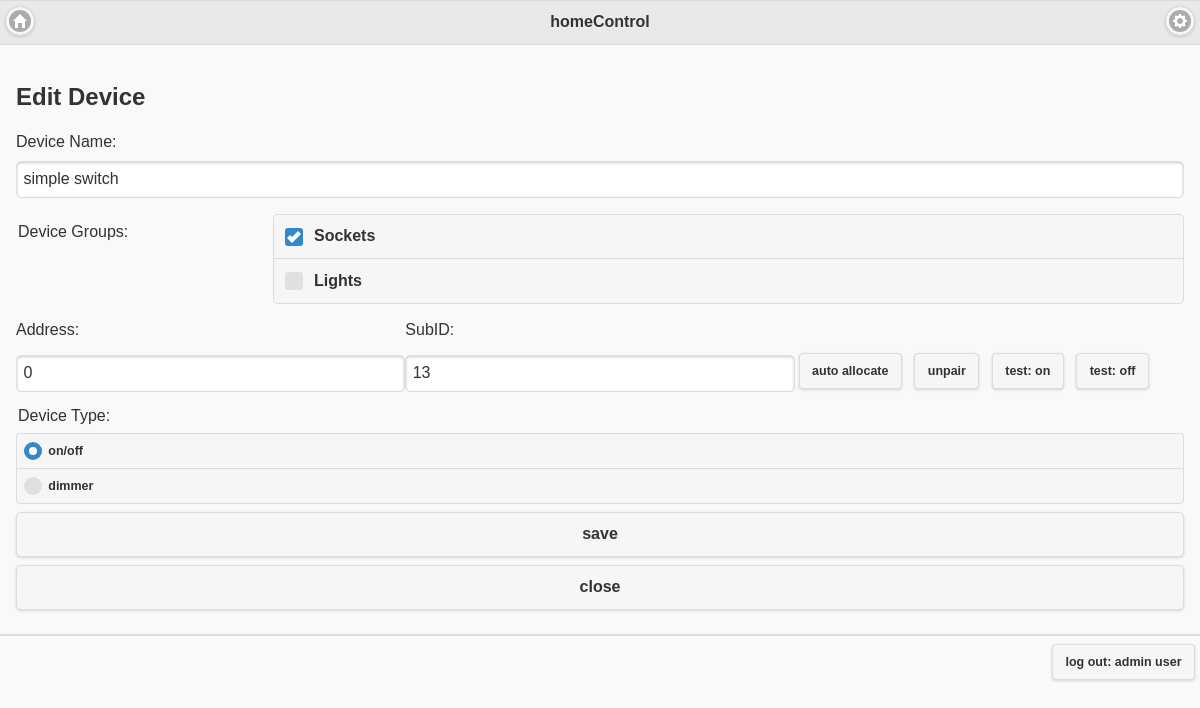
Page /edit/device/1 (signed in) on the earlier database version.
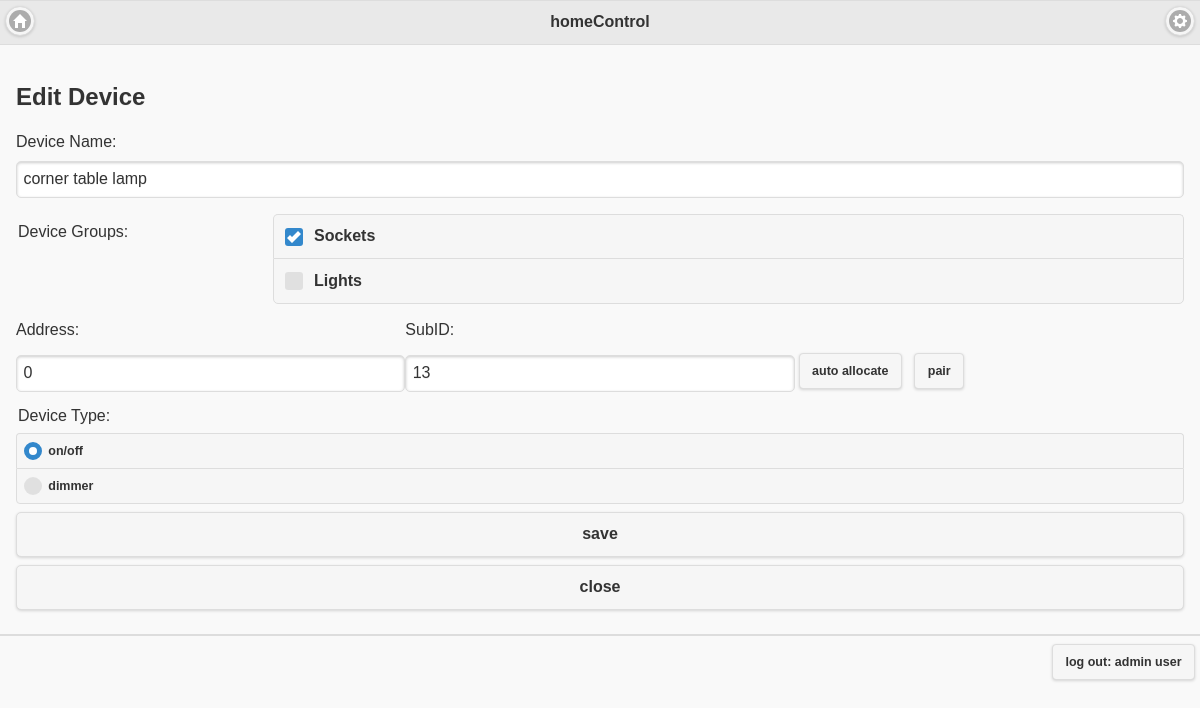
Same page on the later database version.
### tables this page shows
CREATE TABLE devices (
    device_id integer primary key autoincrement,
    devicename text not null,
    deviceaddress integer not null,
    devicesubid int not null,
    paired int not null,
    devicetype text not null
);

CREATE TABLE devicegroups (
    devicegroup_id integer primary key autoincrement,
    devicegroupname text not null
);

CREATE TABLE users (
    user_id integer primary key autoincrement,
    user_name text not null,
    password text not null,
    first_name text not null,
    last_name text not null,
    user_group_id integer
);

### homecontrol.py (the view)
@app.route('/edit/<item>/<id>')
def edit(item, id):
    if isloggedin() == True:
        db = get_db()
        uf = userfactory.Userfactory()
        user = uf.getuser(db, session['currentuserid'])
        item = item.lower()
        if item == 'room':
            rgf = roomgroupfactory.Roomgroupfactory()
            roomgroups = rgf.getroomgroups(db)
            rf = roomfactory.RoomFactory()
            room = rf.get_room(db, id)
            df = devicefactory.DeviceFactory()
            available_devices = df.get_available_devices(db, room)
            return render_template('addroom.html', user=user, roomgroups=roomgroups, room=room,
                                   available_devices=available_devices)
        elif item == 'roomgroup':
            pass
        elif item == 'device':
            dgf = devicegroupfactory.DeviceGroupFactory()
            devicegroups = dgf.get_devicegroups(db)
            df = devicefactory.DeviceFactory()
            device = df.get_device(db, id)
            return render_template('addeditdevice.html', user=user, devicegroups=devicegroups, device=device)
        elif item == 'user':
            pass
    else:
        error = 'Not authorised'
        return render_template('home.html', error=error)

### device.py (called while the page is built)
    def is_member_of_devicegroup(self, devicegroupid):
        r = False
        for devicegroup in self.devicegroups:
            if devicegroupid == devicegroup.devicegroupid:
                r = True
                break
        return r

### devicegroupfactory.py (called while the page is built)
    def get_devicegroups(self, db):
        cur = db.execute('select * from devicegroups')
        devicegroups = cur.fetchall()
        l = []
        for row in devicegroups:
            dg = devicegroup.DeviceGroup(row['devicegroup_id'], row['devicegroupname'])
            l.append(dg)
        return l

### homecontrol.py (called while the page is built)
def connect_db():
    rv = sqlite3.connect(app.config['DATABASE'])
    rv.row_factory = sqlite3.Row
    return rv

def get_db():
    if not hasattr(g, 'sqlite_db'):
        g.sqlite_db = connect_db()
    return g.sqlite_db

@app.context_processor
def utility_processor():
    def jqm_url(method):
        return getjqm_url(method)
    return dict(jqm_url=jqm_url)

def getjqm_url(method):
    r = url_for(method)
    r = r + '?l=' + str(random.random())
    return r

def isloggedin():
    lin = None
    if 'currentuserid' in session:
        lin = True
    else:
        lin = False
    return lin

### userfactory.py (called while the page is built)
    def getuser(self, db, userid):
        cur = db.execute('select user_id, user_name, password, first_name, last_name, user_group_id from users where user_id = ?',[userid])
        usrs = cur.fetchall()
        usr = usrs[0]
        return user.User( usr['user_id'], usr['user_name'],usr['password'], usr['first_name'], usr['last_name'],usr['user_group_id'] )

### templates/addeditdevice.html (shortened to what this page needs)
{% extends "layout.html" %}
{% block body %}
{% if device is none %}
<h2>Add Device</h2>
{% else %}
<h2>Edit Device</h2>
{% endif %}
<form action="{{ url_for('save' , item='device' )}}" method=post>
    <label for="name">Device Name:</label>
    <input type="text" name="name" id="name" value="{{ device.name }}">
    <div class="ui-field-contain">
        <fieldset data-role="controlgroup">
            <legend>Device Groups:</legend>
            {% for devicegroup in devicegroups %}
            <label for="checkbox_{{ devicegroup.devicegroupid }}">{{ devicegroup.name }}</label>
            {% else %}
            <li><em>Unbelievable. No device groups found so far</em>
                {% endfor %}
        </fieldset>
    </div>
    <div class="ui-grid-b">
        <div class="ui-block-a">
            <label for="address">Address:</label></div>
        <div class="ui-block-b"><label for="subid">SubID:</label></div>
        <div class="ui-block-c"></div>
        <div class="ui-block-a">
            <input data-clear-btn="false" name="address" id="address" value="{{ device.address }}" type="number">
        </div>
        <div class="ui-block-b">
            <input data-clear-btn="false" name="subid" id="subid" value="{{ device.subid }}" type="number">
        </div>
        <div class="ui-block-c">
            <a href="#" id="autoallocate" data-role="button" data-inline="true" data-mini="true">auto allocate</a>
            {% if device.paired %}
            <a href="Javascript: ajaxAction ('unpair', {{device.deviceid}})" id="unpair" data-role="button"
               data-inline="true" data-mini="true">unpair</a>
            <a href="Javascript: ajaxAction ('on', {{device.deviceid}})" id="teston" data-role="button"
               data-inline="true" data-mini="true">test: on</a>
            <a href="Javascript: ajaxAction ('off', {{device.deviceid}})" id="testoff" data-role="button"
               data-inline="true" data-mini="true">test: off</a>
            {% else %}
            {% if not device is none %}
            <a href="Javascript: ajaxAction ('pair', {{device.deviceid}})" id="pair" data-role="button"
               data-inline="true" data-mini="true">pair</a>
            {% endif %}
            {% endif %}
        </div>
    </div>
    <fieldset data-role="controlgroup" data-mini="true">
        <legend>Device Type:</legend>
        <label for="on_off">on/off</label>
        <label for="dimmer">dimmer</label>
    </fieldset>
    <button type="submit" name="save" value="save">save</button>
    <button type="cancel" name="cancel">close</button>
</form>
{% endblock %}

### templates/layout.html (shortened to what this page needs)
<!doctype html>
<link rel=stylesheet type=text/css href="{{ url_for('static', filename='jquery.mobile-1.4.2.css') }}">
<link rel=stylesheet type=text/css href="{{ url_for('static', filename='style.css') }}">
<div id="homepage" class="page" data-role="page" data-url="{{ request.path }}" data-cache="never">
    <div data-role="header">
        <h1>homeControl</h1>
        {% if session.logged_in %}
        <a href="{{ jqm_url('show_home') }}" id='showHome' class="ui-btn-left" data-icon="home"
           data-iconpos="notext">home</a>
        <a href="#settingsMenu" id='showSettings' class="ui-btn-right" data-icon="gear"
           data-iconpos="notext">settings</a>
        {% endif %}
    </div>
    <div class="ui-content">
        {% block body %}{% endblock %}
    </div>
    <div data-role="footer">
        {% if not session.logged_in %}
        <a class="ui-btn-right" href="{{ jqm_url('login') }}">log in</a>
        {% else %}
        <a class="ui-btn-right" href="{{ jqm_url('logout') }}">
            log out: {% if session.logged_in %}
            {{ user.first }}&nbsp;{{ user.last }}
            {% endif %}
        </a>
        {% endif %}
    </div>
</div>

Differences in the rows shown:
changed devices: name "simple switch" → "corner table lamp"; paired 1 → 0 (drawn)
Other differences:
text no longer shown: "unpair test: on test: off"
text now shown: "pair"
